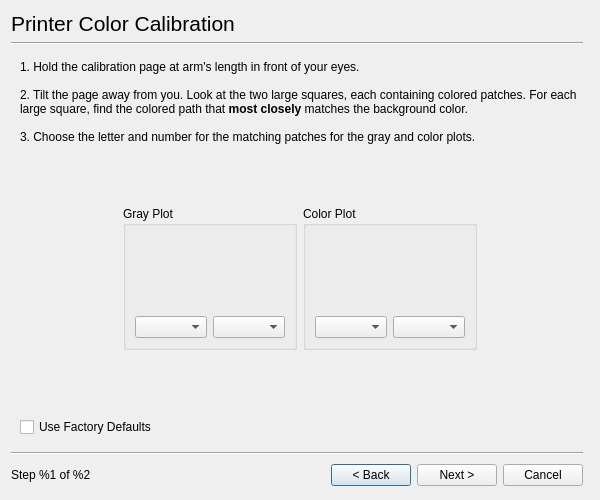
<ui version="4.0" >
 <class>Dialog</class>
 <widget class="QDialog" name="Dialog" >
  <property name="geometry" >
   <rect>
    <x>0</x>
    <y>0</y>
    <width>600</width>
    <height>500</height>
   </rect>
  </property>
  <property name="windowTitle" >
   <string>HP Device Manager - Printer Color Calibration</string>
  </property>
  <layout class="QGridLayout" >
   <item row="0" column="0" colspan="3" >
    <widget class="QLabel" name="label" >
     <property name="font" >
      <font>
       <pointsize>16</pointsize>
      </font>
     </property>
     <property name="text" >
      <string>Printer Color Calibration</string>
     </property>
    </widget>
   </item>
   <item row="1" column="0" colspan="5" >
    <widget class="Line" name="line" >
     <property name="orientation" >
      <enum>Qt::Horizontal</enum>
     </property>
    </widget>
   </item>
   <item row="2" column="0" colspan="6" >
    <widget class="QStackedWidget" name="StackedWidget" >
     <property name="frameShape" >
      <enum>QFrame::NoFrame</enum>
     </property>
     <property name="currentIndex" >
      <number>5</number>
     </property>
     <widget class="QWidget" name="StartPage" >
      <layout class="QGridLayout" >
       <item row="0" column="0" >
        <widget class="DeviceUriComboBox" name="DeviceComboBox" />
       </item>
       <item row="1" column="0" >
        <widget class="QGroupBox" name="groupBox" >
         <property name="title" >
          <string/>
         </property>
         <layout class="QGridLayout" >
          <item row="0" column="0" >
           <widget class="QLabel" name="label_2" >
            <property name="text" >
             <string>&lt;html>&lt;head>&lt;meta name="qrichtext" content="1" />&lt;style type="text/css">
p, li { white-space: pre-wrap; }
&lt;/style>&lt;/head>&lt;body style=" font-family:'Sans Serif'; font-size:9pt; font-weight:400; font-style:normal;">
&lt;p style=" margin-top:0px; margin-bottom:0px; margin-left:0px; margin-right:0px; -qt-block-indent:0; text-indent:0px;">Select the device to align and click &lt;span style=" font-style:italic;">Next &amp;gt;&lt;/span> to continue.&lt;/p>&lt;/body>&lt;/html></string>
            </property>
           </widget>
          </item>
         </layout>
        </widget>
       </item>
       <item row="2" column="0" >
        <spacer>
         <property name="orientation" >
          <enum>Qt::Vertical</enum>
         </property>
         <property name="sizeHint" >
          <size>
           <width>20</width>
           <height>40</height>
          </size>
         </property>
        </spacer>
       </item>
      </layout>
     </widget>
     <widget class="QWidget" name="LoadPaperPage" >
      <layout class="QGridLayout" >
       <item row="0" column="0" >
        <widget class="LoadPaperGroupBox" name="LoadPaper" >
         <property name="title" >
          <string/>
         </property>
        </widget>
       </item>
       <item row="1" column="0" >
        <spacer>
         <property name="orientation" >
          <enum>Qt::Vertical</enum>
         </property>
         <property name="sizeHint" >
          <size>
           <width>20</width>
           <height>181</height>
          </size>
         </property>
        </spacer>
       </item>
      </layout>
     </widget>
     <widget class="QWidget" name="Deskjet450Page" >
      <layout class="QGridLayout" >
       <item row="0" column="0" colspan="3" >
        <widget class="QLabel" name="label_3" >
         <property name="text" >
          <string>&lt;html>&lt;head>&lt;meta name="qrichtext" content="1" />&lt;style type="text/css">
p, li { white-space: pre-wrap; }
&lt;/style>&lt;/head>&lt;body style=" font-family:'Sans Serif'; font-size:9pt; font-weight:400; font-style:normal;">
&lt;p style=" margin-top:0px; margin-bottom:0px; margin-left:0px; margin-right:0px; -qt-block-indent:0; text-indent:0px;">Choose the numbered image labeled "1" thru "7" that is &lt;span style=" font-weight:600;">best color matched&lt;/span> to the image labeled "X".&lt;/p>&lt;/body>&lt;/html></string>
         </property>
         <property name="wordWrap" >
          <bool>true</bool>
         </property>
        </widget>
       </item>
       <item row="1" column="1" >
        <spacer>
         <property name="orientation" >
          <enum>Qt::Vertical</enum>
         </property>
         <property name="sizeHint" >
          <size>
           <width>20</width>
           <height>40</height>
          </size>
         </property>
        </spacer>
       </item>
       <item row="2" column="0" >
        <spacer>
         <property name="orientation" >
          <enum>Qt::Horizontal</enum>
         </property>
         <property name="sizeHint" >
          <size>
           <width>111</width>
           <height>20</height>
          </size>
         </property>
        </spacer>
       </item>
       <item row="2" column="1" >
        <layout class="QHBoxLayout" >
         <item>
          <widget class="QLabel" name="label_4" >
           <property name="text" >
            <string>Best Matched Image:</string>
           </property>
          </widget>
         </item>
         <item>
          <widget class="QComboBox" name="Deskjet450ComboBox" >
           <item>
            <property name="text" >
             <string>1</string>
            </property>
           </item>
           <item>
            <property name="text" >
             <string>2</string>
            </property>
           </item>
           <item>
            <property name="text" >
             <string>3</string>
            </property>
           </item>
           <item>
            <property name="text" >
             <string>4</string>
            </property>
           </item>
           <item>
            <property name="text" >
             <string>5</string>
            </property>
           </item>
           <item>
            <property name="text" >
             <string>6</string>
            </property>
           </item>
           <item>
            <property name="text" >
             <string>7</string>
            </property>
           </item>
          </widget>
         </item>
        </layout>
       </item>
       <item row="2" column="2" >
        <spacer>
         <property name="orientation" >
          <enum>Qt::Horizontal</enum>
         </property>
         <property name="sizeHint" >
          <size>
           <width>221</width>
           <height>20</height>
          </size>
         </property>
        </spacer>
       </item>
       <item row="3" column="1" >
        <spacer>
         <property name="orientation" >
          <enum>Qt::Vertical</enum>
         </property>
         <property name="sizeHint" >
          <size>
           <width>20</width>
           <height>40</height>
          </size>
         </property>
        </spacer>
       </item>
      </layout>
     </widget>
     <widget class="QWidget" name="CrickPage" >
      <layout class="QGridLayout" >
       <item row="0" column="0" colspan="3" >
        <widget class="QLabel" name="label_5" >
         <property name="text" >
          <string>&lt;html>&lt;head>&lt;meta name="qrichtext" content="1" />&lt;style type="text/css">
p, li { white-space: pre-wrap; }
&lt;/style>&lt;/head>&lt;body style=" font-family:'Sans Serif'; font-size:9pt; font-weight:400; font-style:normal;">
&lt;p style=" margin-top:0px; margin-bottom:0px; margin-left:0px; margin-right:0px; -qt-block-indent:0; text-indent:0px;">&lt;span style=" font-weight:600;">A page of color patches is printing.  When it is complete, follow these steps:&lt;/span> &lt;/p>
&lt;p style=" margin-top:12px; margin-bottom:12px; margin-left:0px; margin-right:0px; -qt-block-indent:0; text-indent:0px;">&lt;span style=" font-weight:600;">1.&lt;/span> Hold the page approximately 8 inches (~20cm) in front of your eyes. &lt;/p>
&lt;p style=" margin-top:12px; margin-bottom:12px; margin-left:0px; margin-right:0px; -qt-block-indent:0; text-indent:0px;">&lt;span style=" font-weight:600;">2.&lt;/span> Slowly move the page away from you until the numbered patches fade to match the background. &lt;/p>
&lt;p style=" margin-top:12px; margin-bottom:12px; margin-left:0px; margin-right:0px; -qt-block-indent:0; text-indent:0px;">&lt;span style=" font-weight:600;">3.&lt;/span> Select the number (below) between &lt;span style=" font-style:italic;">1&lt;/span> and &lt;span style=" font-style:italic;">81 &lt;/span>of the numbered patch that &lt;span style=" font-weight:600;">best &lt;/span>matches the background:&lt;/p>&lt;/body>&lt;/html></string>
         </property>
         <property name="wordWrap" >
          <bool>true</bool>
         </property>
        </widget>
       </item>
       <item row="1" column="1" >
        <spacer>
         <property name="orientation" >
          <enum>Qt::Vertical</enum>
         </property>
         <property name="sizeHint" >
          <size>
           <width>20</width>
           <height>40</height>
          </size>
         </property>
        </spacer>
       </item>
       <item row="2" column="0" >
        <spacer>
         <property name="orientation" >
          <enum>Qt::Horizontal</enum>
         </property>
         <property name="sizeHint" >
          <size>
           <width>40</width>
           <height>20</height>
          </size>
         </property>
        </spacer>
       </item>
       <item row="2" column="1" >
        <layout class="QHBoxLayout" >
         <item>
          <widget class="QLabel" name="label_6" >
           <property name="text" >
            <string>Number of &lt;b>best&lt;/b> matching patch (1-81):</string>
           </property>
          </widget>
         </item>
         <item>
          <widget class="QSpinBox" name="CrickSpinBox" >
           <property name="prefix" >
            <string/>
           </property>
           <property name="minimum" >
            <number>1</number>
           </property>
           <property name="maximum" >
            <number>81</number>
           </property>
           <property name="value" >
            <number>41</number>
           </property>
          </widget>
         </item>
        </layout>
       </item>
       <item row="2" column="2" >
        <spacer>
         <property name="orientation" >
          <enum>Qt::Horizontal</enum>
         </property>
         <property name="sizeHint" >
          <size>
           <width>40</width>
           <height>20</height>
          </size>
         </property>
        </spacer>
       </item>
       <item row="3" column="1" >
        <spacer>
         <property name="orientation" >
          <enum>Qt::Vertical</enum>
         </property>
         <property name="sizeHint" >
          <size>
           <width>20</width>
           <height>40</height>
          </size>
         </property>
        </spacer>
       </item>
      </layout>
     </widget>
     <widget class="QWidget" name="LBowPage" >
      <layout class="QGridLayout" >
       <item row="0" column="0" colspan="5" >
        <widget class="QLabel" name="label_12" >
         <property name="text" >
          <string>Choose the numbered colored box that the color &lt;b>best &lt;/b>matches the background color of the bar.</string>
         </property>
         <property name="wordWrap" >
          <bool>true</bool>
         </property>
        </widget>
       </item>
       <item row="1" column="1" >
        <spacer>
         <property name="orientation" >
          <enum>Qt::Vertical</enum>
         </property>
         <property name="sizeHint" >
          <size>
           <width>20</width>
           <height>40</height>
          </size>
         </property>
        </spacer>
       </item>
       <item row="2" column="0" >
        <spacer>
         <property name="orientation" >
          <enum>Qt::Horizontal</enum>
         </property>
         <property name="sizeHint" >
          <size>
           <width>40</width>
           <height>20</height>
          </size>
         </property>
        </spacer>
       </item>
       <item row="2" column="1" >
        <widget class="QLabel" name="LBowIcon" >
         <property name="sizePolicy" >
          <sizepolicy vsizetype="Fixed" hsizetype="Fixed" >
           <horstretch>0</horstretch>
           <verstretch>0</verstretch>
          </sizepolicy>
         </property>
         <property name="minimumSize" >
          <size>
           <width>85</width>
           <height>90</height>
          </size>
         </property>
         <property name="maximumSize" >
          <size>
           <width>85</width>
           <height>90</height>
          </size>
         </property>
         <property name="frameShape" >
          <enum>QFrame::NoFrame</enum>
         </property>
         <property name="text" >
          <string/>
         </property>
        </widget>
       </item>
       <item row="2" column="2" >
        <spacer>
         <property name="orientation" >
          <enum>Qt::Horizontal</enum>
         </property>
         <property name="sizeHint" >
          <size>
           <width>31</width>
           <height>20</height>
          </size>
         </property>
        </spacer>
       </item>
       <item row="2" column="3" >
        <layout class="QHBoxLayout" >
         <item>
          <widget class="QLabel" name="LBowLabel" >
           <property name="text" >
            <string>Line %1:</string>
           </property>
          </widget>
         </item>
         <item>
          <widget class="QComboBox" name="LBowComboBox" />
         </item>
        </layout>
       </item>
       <item row="2" column="4" >
        <spacer>
         <property name="orientation" >
          <enum>Qt::Horizontal</enum>
         </property>
         <property name="sizeHint" >
          <size>
           <width>40</width>
           <height>20</height>
          </size>
         </property>
        </spacer>
       </item>
       <item row="3" column="1" >
        <spacer>
         <property name="orientation" >
          <enum>Qt::Vertical</enum>
         </property>
         <property name="sizeHint" >
          <size>
           <width>20</width>
           <height>40</height>
          </size>
         </property>
        </spacer>
       </item>
      </layout>
     </widget>
     <widget class="QWidget" name="ConneryPage" >
      <layout class="QGridLayout" >
       <item row="0" column="0" colspan="5" >
        <widget class="QLabel" name="label_7" >
         <property name="text" >
          <string>&lt;html>&lt;head>&lt;meta name="qrichtext" content="1" />&lt;style type="text/css">
p, li { white-space: pre-wrap; }
&lt;/style>&lt;/head>&lt;body style=" font-family:'Sans Serif'; font-size:9pt; font-weight:400; font-style:normal;">
&lt;p style=" margin-top:0px; margin-bottom:0px; margin-left:0px; margin-right:0px; -qt-block-indent:0; text-indent:0px;">1. Hold the calibration page at arm's length in front of your eyes.&lt;/p>
&lt;p style="-qt-paragraph-type:empty; margin-top:0px; margin-bottom:0px; margin-left:0px; margin-right:0px; -qt-block-indent:0; text-indent:0px;">&lt;/p>
&lt;p style=" margin-top:0px; margin-bottom:0px; margin-left:0px; margin-right:0px; -qt-block-indent:0; text-indent:0px;">2. Tilt the page away from you. Look at the two large squares, each containing colored patches. For each large square, find the colored path that &lt;span style=" font-weight:600;">most closely&lt;/span> matches the background color.&lt;/p>
&lt;p style="-qt-paragraph-type:empty; margin-top:0px; margin-bottom:0px; margin-left:0px; margin-right:0px; -qt-block-indent:0; text-indent:0px;">&lt;/p>
&lt;p style=" margin-top:0px; margin-bottom:0px; margin-left:0px; margin-right:0px; -qt-block-indent:0; text-indent:0px;">3. Choose the letter and number for the matching patches for the gray and color plots.&lt;/p>&lt;/body>&lt;/html></string>
         </property>
         <property name="wordWrap" >
          <bool>true</bool>
         </property>
        </widget>
       </item>
       <item row="1" column="2" >
        <spacer>
         <property name="orientation" >
          <enum>Qt::Vertical</enum>
         </property>
         <property name="sizeHint" >
          <size>
           <width>20</width>
           <height>40</height>
          </size>
         </property>
        </spacer>
       </item>
       <item row="2" column="0" >
        <spacer>
         <property name="orientation" >
          <enum>Qt::Horizontal</enum>
         </property>
         <property name="sizeHint" >
          <size>
           <width>40</width>
           <height>20</height>
          </size>
         </property>
        </spacer>
       </item>
       <item row="2" column="1" colspan="3" >
        <layout class="QHBoxLayout" >
         <item>
          <widget class="QGroupBox" name="groupBox_2" >
           <property name="title" >
            <string>Gray Plot</string>
           </property>
           <layout class="QGridLayout" >
            <item row="0" column="0" >
             <spacer>
              <property name="orientation" >
               <enum>Qt::Horizontal</enum>
              </property>
              <property name="sizeHint" >
               <size>
                <width>21</width>
                <height>20</height>
               </size>
              </property>
             </spacer>
            </item>
            <item row="0" column="1" colspan="2" >
             <widget class="QLabel" name="ConneryGrayPatchIcon" >
              <property name="sizePolicy" >
               <sizepolicy vsizetype="Fixed" hsizetype="Fixed" >
                <horstretch>0</horstretch>
                <verstretch>0</verstretch>
               </sizepolicy>
              </property>
              <property name="minimumSize" >
               <size>
                <width>75</width>
                <height>75</height>
               </size>
              </property>
              <property name="maximumSize" >
               <size>
                <width>75</width>
                <height>75</height>
               </size>
              </property>
              <property name="frameShape" >
               <enum>QFrame::NoFrame</enum>
              </property>
              <property name="text" >
               <string/>
              </property>
             </widget>
            </item>
            <item row="0" column="3" >
             <spacer>
              <property name="orientation" >
               <enum>Qt::Horizontal</enum>
              </property>
              <property name="sizeHint" >
               <size>
                <width>21</width>
                <height>20</height>
               </size>
              </property>
             </spacer>
            </item>
            <item row="1" column="0" colspan="2" >
             <widget class="QComboBox" name="ConneryGrayLetterComboBox" />
            </item>
            <item row="1" column="2" colspan="2" >
             <widget class="QComboBox" name="ConneryGrayNumberComboBox" />
            </item>
           </layout>
          </widget>
         </item>
         <item>
          <widget class="QGroupBox" name="groupBox_3" >
           <property name="title" >
            <string>Color Plot</string>
           </property>
           <layout class="QGridLayout" >
            <item row="0" column="0" >
             <spacer>
              <property name="orientation" >
               <enum>Qt::Horizontal</enum>
              </property>
              <property name="sizeHint" >
               <size>
                <width>21</width>
                <height>20</height>
               </size>
              </property>
             </spacer>
            </item>
            <item row="0" column="1" colspan="2" >
             <widget class="QLabel" name="ConneryColorPatchIcon" >
              <property name="sizePolicy" >
               <sizepolicy vsizetype="Fixed" hsizetype="Fixed" >
                <horstretch>0</horstretch>
                <verstretch>0</verstretch>
               </sizepolicy>
              </property>
              <property name="minimumSize" >
               <size>
                <width>75</width>
                <height>75</height>
               </size>
              </property>
              <property name="maximumSize" >
               <size>
                <width>75</width>
                <height>75</height>
               </size>
              </property>
              <property name="frameShape" >
               <enum>QFrame::NoFrame</enum>
              </property>
              <property name="text" >
               <string/>
              </property>
             </widget>
            </item>
            <item row="0" column="3" >
             <spacer>
              <property name="orientation" >
               <enum>Qt::Horizontal</enum>
              </property>
              <property name="sizeHint" >
               <size>
                <width>31</width>
                <height>75</height>
               </size>
              </property>
             </spacer>
            </item>
            <item row="1" column="0" colspan="2" >
             <widget class="QComboBox" name="ConneryColorLetterComboBox" />
            </item>
            <item row="1" column="2" colspan="2" >
             <widget class="QComboBox" name="ConneryColorNumberComboBox" />
            </item>
           </layout>
          </widget>
         </item>
        </layout>
       </item>
       <item row="2" column="4" >
        <spacer>
         <property name="orientation" >
          <enum>Qt::Horizontal</enum>
         </property>
         <property name="sizeHint" >
          <size>
           <width>81</width>
           <height>20</height>
          </size>
         </property>
        </spacer>
       </item>
       <item row="3" column="1" >
        <spacer>
         <property name="orientation" >
          <enum>Qt::Vertical</enum>
         </property>
         <property name="sizeHint" >
          <size>
           <width>20</width>
           <height>21</height>
          </size>
         </property>
        </spacer>
       </item>
       <item rowspan="2" row="3" column="3" >
        <spacer>
         <property name="orientation" >
          <enum>Qt::Vertical</enum>
         </property>
         <property name="sizeHint" >
          <size>
           <width>20</width>
           <height>51</height>
          </size>
         </property>
        </spacer>
       </item>
       <item row="4" column="0" colspan="2" >
        <widget class="QCheckBox" name="ConneryUseFactoryDefaultsCheckBox" >
         <property name="text" >
          <string>Use Factory Defaults</string>
         </property>
        </widget>
       </item>
      </layout>
     </widget>
    </widget>
   </item>
   <item row="3" column="0" colspan="5" >
    <widget class="Line" name="line_2" >
     <property name="orientation" >
      <enum>Qt::Horizontal</enum>
     </property>
    </widget>
   </item>
   <item row="4" column="0" >
    <widget class="QLabel" name="StepText" >
     <property name="text" >
      <string>Step %1 of %2</string>
     </property>
    </widget>
   </item>
   <item row="4" column="1" >
    <spacer>
     <property name="orientation" >
      <enum>Qt::Horizontal</enum>
     </property>
     <property name="sizeHint" >
      <size>
       <width>141</width>
       <height>28</height>
      </size>
     </property>
    </spacer>
   </item>
   <item row="4" column="2" >
    <widget class="QPushButton" name="BackButton" >
     <property name="text" >
      <string>&lt; Back</string>
     </property>
    </widget>
   </item>
   <item row="4" column="3" >
    <widget class="QPushButton" name="NextButton" >
     <property name="text" >
      <string>Next ></string>
     </property>
    </widget>
   </item>
   <item row="4" column="4" >
    <widget class="QPushButton" name="CancelButton" >
     <property name="text" >
      <string>Cancel</string>
     </property>
    </widget>
   </item>
  </layout>
 </widget>
 <customwidgets>
  <customwidget>
   <class>DeviceUriComboBox</class>
   <extends>QComboBox</extends>
   <header>deviceuricombobox.h</header>
  </customwidget>
  <customwidget>
   <class>LoadPaperGroupBox</class>
   <extends>QGroupBox</extends>
   <header>loadpapergroupbox.h</header>
   <container>1</container>
  </customwidget>
 </customwidgets>
 <resources/>
 <connections>
  <connection>
   <sender>ConneryUseFactoryDefaultsCheckBox</sender>
   <signal>clicked(bool)</signal>
   <receiver>groupBox_2</receiver>
   <slot>setDisabled(bool)</slot>
   <hints>
    <hint type="sourcelabel" >
     <x>98</x>
     <y>417</y>
    </hint>
    <hint type="destinationlabel" >
     <x>146</x>
     <y>221</y>
    </hint>
   </hints>
  </connection>
  <connection>
   <sender>ConneryUseFactoryDefaultsCheckBox</sender>
   <signal>clicked(bool)</signal>
   <receiver>groupBox_3</receiver>
   <slot>setDisabled(bool)</slot>
   <hints>
    <hint type="sourcelabel" >
     <x>158</x>
     <y>427</y>
    </hint>
    <hint type="destinationlabel" >
     <x>324</x>
     <y>222</y>
    </hint>
   </hints>
  </connection>
 </connections>
</ui>
